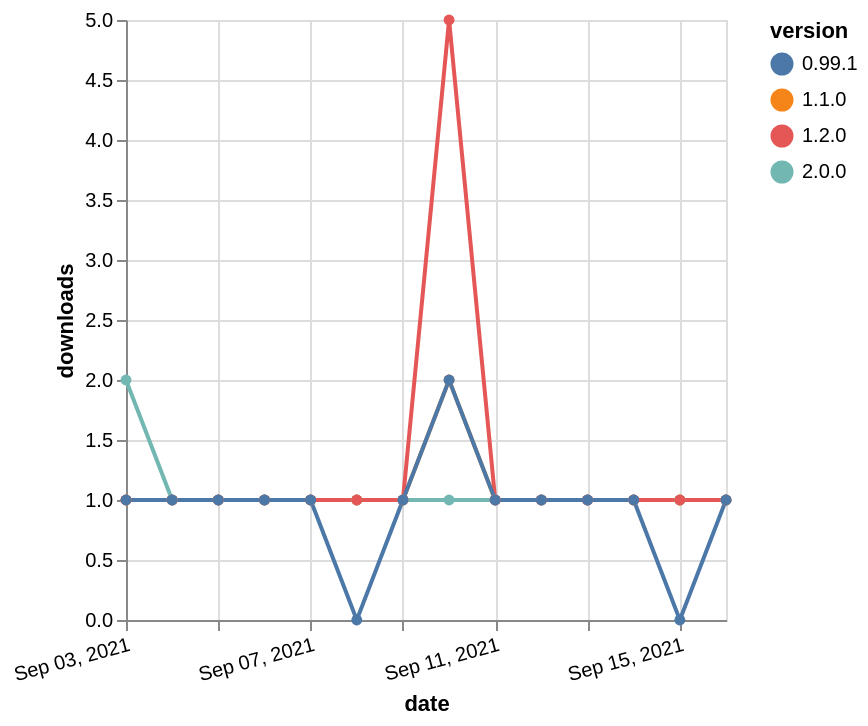

Write the Vega-Lite specification saved for this chart.
### Vega-Lite specification from a JSON file in a GitHub repository (floating-point values rounded to 4 significant figures)
{"$schema": "https://vega.github.io/schema/vega-lite/v5.json", "description": "A simple bar chart with embedded data.", "data": {"values": [{"date": "2021-09-03", "total": 179, "delta": 1, "version": "1.1.0"}, {"date": "2021-09-04", "total": 180, "delta": 1, "version": "1.1.0"}, {"date": "2021-09-05", "total": 181, "delta": 1, "version": "1.1.0"}, {"date": "2021-09-06", "total": 182, "delta": 1, "version": "1.1.0"}, {"date": "2021-09-07", "total": 183, "delta": 1, "version": "1.1.0"}, {"date": "2021-09-08", "total": 184, "delta": 1, "version": "1.1.0"}, {"date": "2021-09-09", "total": 185, "delta": 1, "version": "1.1.0"}, {"date": "2021-09-10", "total": 187, "delta": 2, "version": "1.1.0"}, {"date": "2021-09-11", "total": 188, "delta": 1, "version": "1.1.0"}, {"date": "2021-09-12", "total": 189, "delta": 1, "version": "1.1.0"}, {"date": "2021-09-13", "total": 190, "delta": 1, "version": "1.1.0"}, {"date": "2021-09-14", "total": 191, "delta": 1, "version": "1.1.0"}, {"date": "2021-09-15", "total": 192, "delta": 1, "version": "1.1.0"}, {"date": "2021-09-16", "total": 193, "delta": 1, "version": "1.1.0"}, {"date": "2021-09-03", "total": 114, "delta": 2, "version": "2.0.0"}, {"date": "2021-09-04", "total": 115, "delta": 1, "version": "2.0.0"}, {"date": "2021-09-05", "total": 116, "delta": 1, "version": "2.0.0"}, {"date": "2021-09-06", "total": 117, "delta": 1, "version": "2.0.0"}, {"date": "2021-09-07", "total": 118, "delta": 1, "version": "2.0.0"}, {"date": "2021-09-08", "total": 119, "delta": 1, "version": "2.0.0"}, {"date": "2021-09-09", "total": 120, "delta": 1, "version": "2.0.0"}, {"date": "2021-09-10", "total": 121, "delta": 1, "version": "2.0.0"}, {"date": "2021-09-11", "total": 122, "delta": 1, "version": "2.0.0"}, {"date": "2021-09-12", "total": 123, "delta": 1, "version": "2.0.0"}, {"date": "2021-09-13", "total": 124, "delta": 1, "version": "2.0.0"}, {"date": "2021-09-14", "total": 125, "delta": 1, "version": "2.0.0"}, {"date": "2021-09-15", "total": 126, "delta": 1, "version": "2.0.0"}, {"date": "2021-09-16", "total": 127, "delta": 1, "version": "2.0.0"}, {"date": "2021-09-03", "total": 286, "delta": 1, "version": "1.2.0"}, {"date": "2021-09-04", "total": 287, "delta": 1, "version": "1.2.0"}, {"date": "2021-09-05", "total": 288, "delta": 1, "version": "1.2.0"}, {"date": "2021-09-06", "total": 289, "delta": 1, "version": "1.2.0"}, {"date": "2021-09-07", "total": 290, "delta": 1, "version": "1.2.0"}, {"date": "2021-09-08", "total": 291, "delta": 1, "version": "1.2.0"}, {"date": "2021-09-09", "total": 292, "delta": 1, "version": "1.2.0"}, {"date": "2021-09-10", "total": 297, "delta": 5, "version": "1.2.0"}, {"date": "2021-09-11", "total": 298, "delta": 1, "version": "1.2.0"}, {"date": "2021-09-12", "total": 299, "delta": 1, "version": "1.2.0"}, {"date": "2021-09-13", "total": 300, "delta": 1, "version": "1.2.0"}, {"date": "2021-09-14", "total": 301, "delta": 1, "version": "1.2.0"}, {"date": "2021-09-15", "total": 302, "delta": 1, "version": "1.2.0"}, {"date": "2021-09-16", "total": 303, "delta": 1, "version": "1.2.0"}, {"date": "2021-09-03", "total": 215, "delta": 1, "version": "0.99.1"}, {"date": "2021-09-04", "total": 216, "delta": 1, "version": "0.99.1"}, {"date": "2021-09-05", "total": 217, "delta": 1, "version": "0.99.1"}, {"date": "2021-09-06", "total": 218, "delta": 1, "version": "0.99.1"}, {"date": "2021-09-07", "total": 219, "delta": 1, "version": "0.99.1"}, {"date": "2021-09-08", "total": 219, "delta": 0, "version": "0.99.1"}, {"date": "2021-09-09", "total": 220, "delta": 1, "version": "0.99.1"}, {"date": "2021-09-10", "total": 222, "delta": 2, "version": "0.99.1"}, {"date": "2021-09-11", "total": 223, "delta": 1, "version": "0.99.1"}, {"date": "2021-09-12", "total": 224, "delta": 1, "version": "0.99.1"}, {"date": "2021-09-13", "total": 225, "delta": 1, "version": "0.99.1"}, {"date": "2021-09-14", "total": 226, "delta": 1, "version": "0.99.1"}, {"date": "2021-09-15", "total": 226, "delta": 0, "version": "0.99.1"}, {"date": "2021-09-16", "total": 227, "delta": 1, "version": "0.99.1"}]}, "width": "container", "mark": {"type": "line", "point": {"filled": true}}, "encoding": {"x": {"field": "date", "type": "temporal", "timeUnit": "yearmonthdate", "title": "date", "axis": {"labelAngle": -15}}, "y": {"field": "delta", "type": "quantitative", "title": "downloads"}, "color": {"field": "version", "type": "nominal"}, "tooltip": {"field": "delta"}}}
